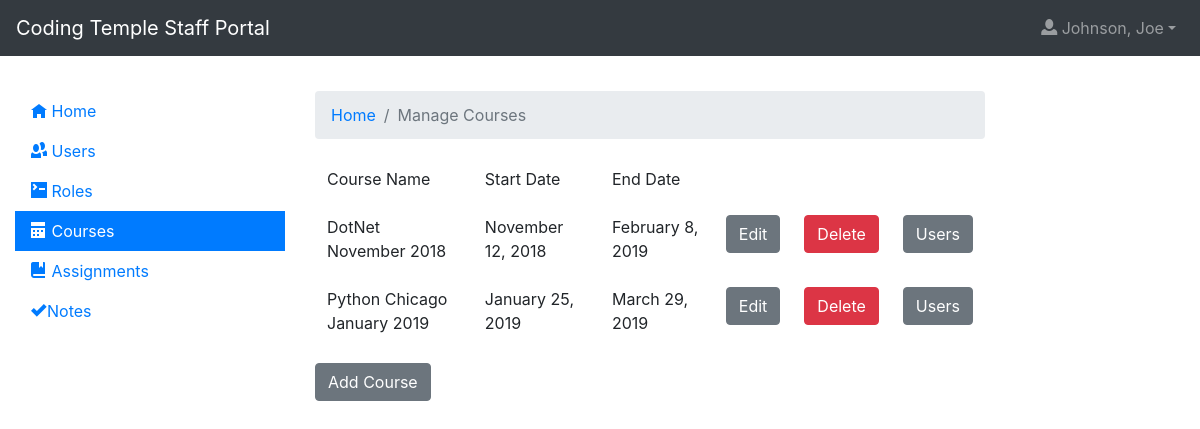
/courses/ (signed in), run on the app's committed database.
### app/models.py (models this page shows, shortened)
class TimestampMixin(object):
    created = db.Column(
        db.DateTime, nullable=False, default=datetime.utcnow)
    updated = db.Column(db.DateTime, default=datetime.utcnow, onupdate=datetime.utcnow)

class User(UserMixin, TimestampMixin, db.Model):
  id = db.Column(db.Integer, primary_key=True)
  f_name = db.Column(db.String)
  preferred_name = db.Column(db.String)
  l_name = db.Column(db.String)
  image = db.Column(db.String, default='http://placehold.it/400x900&text=Image')
  email = db.Column(db.String, index=True, unique=True)
  bio = db.Column(db.String, default = 'Enter a bio')
  password_hash = db.Column(db.String)
  roles = db.relationship('Role', secondary=userRole, lazy='subquery', backref=db.backref('users', lazy=True))
  contact_phone = db.Column(db.String, nullable=True)
  personal_website = db.Column(db.String, nullable=True)
  street_address = db.Column(db.String, nullable=True)
  city = db.Column(db.String, nullable=True)
  state = db.Column(db.String, nullable=True)
  postal_code = db.Column(db.String, nullable=True)
  linkedin_url = db.Column(db.String, nullable=True)
  github_name = db.Column(db.String, nullable=True)
  twitter_name = db.Column(db.String, nullable=True)
  employment_histories = db.relationship('EmploymentHistory', backref='user', lazy=True)

class Course(TimestampMixin, db.Model):
  id = db.Column(db.Integer, primary_key=True)
  name = db.Column(db.String)
  start_date = db.Column(db.DateTime)
  end_date = db.Column(db.DateTime)

### app/blueprints/courses/__init__.py (the view)
@courses.route('/', methods=['GET'])
@login_required
@authorize
def index():
  context = {
      'courses': Course.query.order_by('start_date').all(),
      'title': 'Courses'
  }
  return render_template('courses/index.html', **context)

### app/models.py (called while the page is built)
@login.user_loader
def load_user(id):
  return User.query.get(int(id))

### app/blueprints/courses/templates/courses/index.html (shortened to what this page needs)
{% extends 'layout.html' %}
{% block app_content %}
    <nav aria-label="breadcrumb">
        <ol class="breadcrumb">
            <li class="breadcrumb-item"><a href="{{url_for('index')}}">Home</a></li>
            <li class="breadcrumb-item active">Manage Courses</li>
        </ol>
    </nav>
    <table class="table table-borderless">
        <tbody>
            <tr>
                <td>Course Name</td>
                <td>Start Date</td>
                <td>End Date</td>
            </tr>
            {% for course in courses %}
                <tr>
                    <td>{{course.name}}</td>
                    <td>{{ moment(course.start_date).format('LL') }}</td>
                    <td>{{ moment(course.end_date).format('LL') }}</td>
                    <td><a href="{{url_for('courses.edit')}}?id={{course.id}}" class="btn btn-secondary">Edit</a></td>
                    <td><form action="{{url_for('courses.delete')}}" method="POST">
                        <input type="submit" class="btn btn-danger" value="Delete" />
                    </form></td>
                    <td>
                        <a href="{{url_for('courses.usercourses')}}?id={{course.id}}" class="btn btn-secondary">Users</a>
                    </td>
                </tr>
            {% endfor %}
        </tbody>
    </table>
    <a href="{{url_for('courses.add')}}" class="btn btn-secondary">Add Course</a>
{% endblock %}

### app/templates/includes/navigation.html (shortened to what this page needs)
<nav class="navbar navbar-expand-lg sticky-top navbar-dark bg-dark">
  <a class="navbar-brand" href="{{ url_for('index') }}">Coding Temple Staff Portal</a>
  <div class="collapse navbar-collapse" id="navbarSupportedContent">
    <ul class="navbar-nav ml-auto">
        {% if not current_user.is_authenticated %}
          <li class="nav-item">
            <a class="nav-link" href="{{ url_for('account.login') }}"><span class="oi oi-account-login"></span> Login</a>
          </li>
          <li class="nav-item">
            <a class="nav-link" href="{{ url_for('account.register') }}"><span class="oi oi-thumb-up"></span> Register</a>
          </li>
        {% else %}
          <li class="nav-item dropdown">
            <a class="nav-link dropdown-toggle" data-toggle="dropdown" href="#" role="button" aria-haspopup="true" aria-expanded="false"><span class="oi oi-person" title="person" aria-hidden="true"></span> {{ "{}, {}".format(current_user.l_name, current_user.f_name) }}</a>
          </li>
        {% endif %}
    </ul>
  </div>
</nav>

### app/static/css/main.css (style rules this page uses)
#sidebar-1 a, .navbar { border-radius: 0; }

### data on the page
User: l_name+f_name "Johnson, Joe"
Course: name "DotNet November 2018", start_date "November 12, 2018", end_date "February 8, 2019"
Course: name "Python Chicago January 2019", start_date "January 25, 2019", end_date "March 29, 2019"
